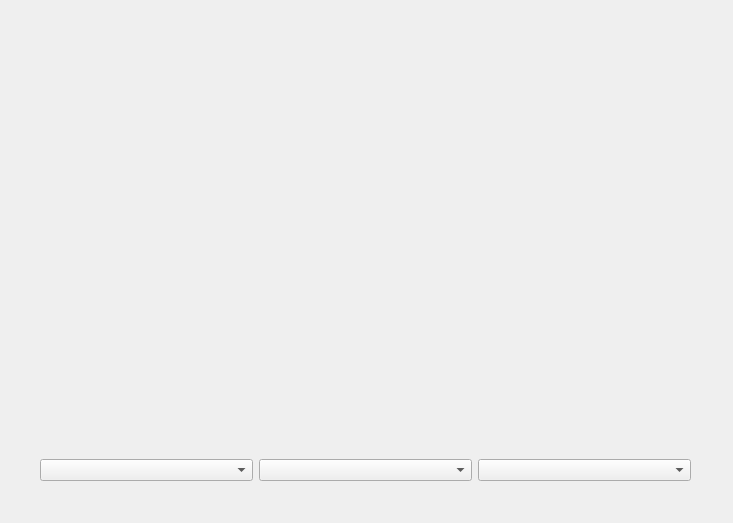
<?xml version="1.0" encoding="UTF-8"?>
<ui version="4.0">
 <class>Form</class>
 <widget class="QWidget" name="Form">
  <property name="geometry">
   <rect>
    <x>0</x>
    <y>0</y>
    <width>733</width>
    <height>523</height>
   </rect>
  </property>
  <property name="windowTitle">
   <string>Form</string>
  </property>
  <widget class="QWidget" name="">
   <property name="geometry">
    <rect>
     <x>40</x>
     <y>40</y>
     <width>651</width>
     <height>441</height>
    </rect>
   </property>
   <layout class="QGridLayout" name="gridLayout">
    <item row="0" column="0">
     <widget class="QLabel" name="pas_img_label">
      <property name="text">
       <string/>
      </property>
      <property name="scaledContents">
       <bool>false</bool>
      </property>
     </widget>
    </item>
    <item row="0" column="1">
     <widget class="QLabel" name="pre_img_label">
      <property name="text">
       <string/>
      </property>
     </widget>
    </item>
    <item row="0" column="2">
     <widget class="QLabel" name="fut_img_label">
      <property name="text">
       <string/>
      </property>
     </widget>
    </item>
    <item row="1" column="0">
     <widget class="QComboBox" name="pas_combo"/>
    </item>
    <item row="1" column="1">
     <widget class="QComboBox" name="pre_combo"/>
    </item>
    <item row="1" column="2">
     <widget class="QComboBox" name="fut_combo"/>
    </item>
   </layout>
  </widget>
 </widget>
 <resources/>
 <connections/>
</ui>
